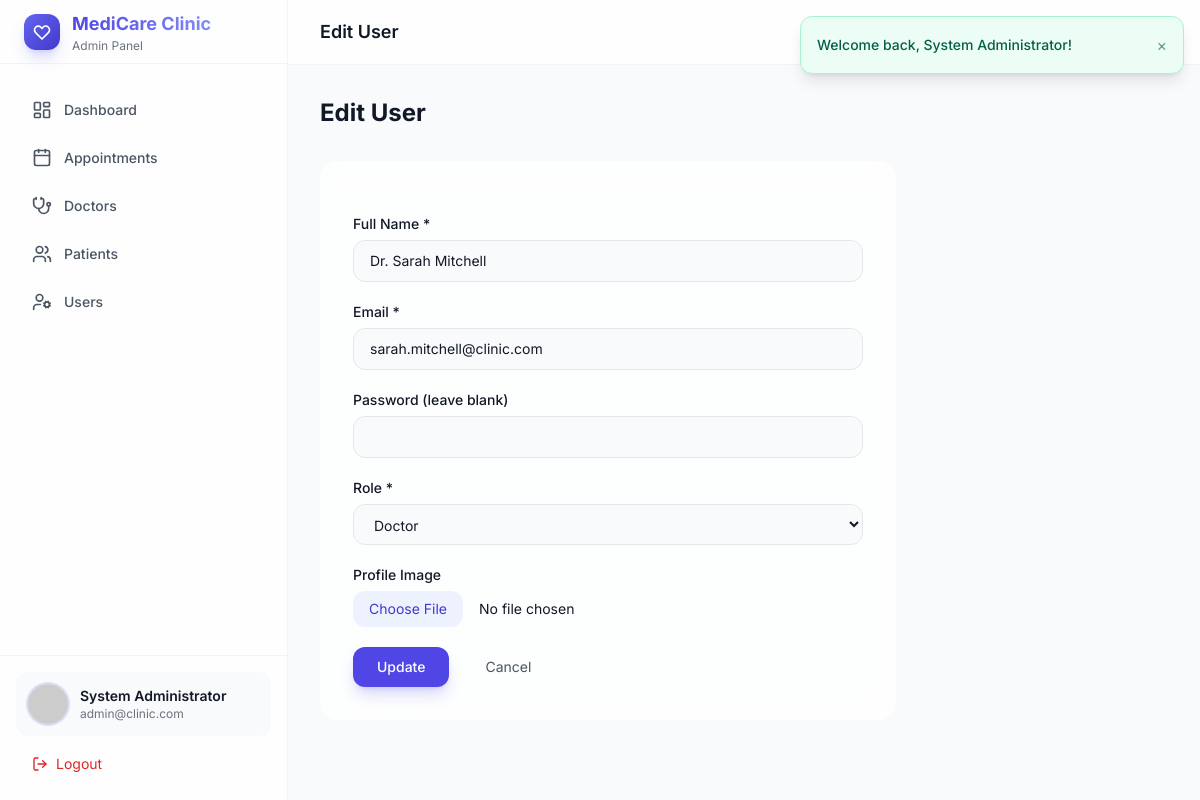
Page /admin/users/edit.php?id=2 (signed in) on the committed database.
### tables this page shows
CREATE TABLE IF NOT EXISTS users (
    id INT UNSIGNED AUTO_INCREMENT PRIMARY KEY,
    full_name VARCHAR(150) NOT NULL,
    email VARCHAR(150) NOT NULL UNIQUE,
    password VARCHAR(255) NOT NULL,
    role ENUM('admin', 'doctor', 'patient') NOT NULL DEFAULT 'patient',
    profile_image VARCHAR(255) DEFAULT NULL,
    created_at TIMESTAMP DEFAULT CURRENT_TIMESTAMP,
    INDEX idx_users_role (role),
    INDEX idx_users_email (email)
);

### admin/users/edit.php (called while the page is built, shortened)
<?php
require_once APP_ROOT . '/includes/components.php';
$id = (int)($_GET['id'] ?? 0);
$userModel = new UserModel();
$user = $userModel->findById($id);
ob_start(); $isEdit = true; include __DIR__ . '/_form.php';
$content = ob_get_clean(); include APP_ROOT . '/layouts/dashboard.php';

### config/database.php (called while the page is built, shortened)
<?php
class Database
{
    private static ?PDO $instance = null;
    public static function getConnection(): PDO
    {
        if (self::$instance === null) {
            $host = 'localhost';
            $dbname = 'clinic_management';
            $username = 'root';
            $password = '';
            $charset = 'utf8mb4';
            $dsn = "mysql:host={$host};dbname={$dbname};charset={$charset}";
            $options = [
                PDO::ATTR_ERRMODE            => PDO::ERRMODE_EXCEPTION,
                PDO::ATTR_DEFAULT_FETCH_MODE => PDO::FETCH_ASSOC,
                PDO::ATTR_EMULATE_PREPARES   => false,
            ];
            try {
                self::$instance = new PDO($dsn, $username, $password, $options);
            } catch (PDOException $e) {
                die('Database connection failed: ' . $e->getMessage());
            }
        }
        return self::$instance;
    }
}

### modules/users/UserModel.php (called while the page is built, shortened)
<?php
class UserModel
{
    private PDO $db;
    public function __construct()
    {
        $this->db = Database::getConnection();
    }
    public function findById(int $id): ?array
    {
        $stmt = $this->db->prepare('SELECT * FROM users WHERE id = ?');
        $stmt->execute([$id]);
        return $stmt->fetch() ?: null;
    }
}

### helpers/functions.php (called while the page is built, shortened)
<?php
function e(?string $value): string
{
    return htmlspecialchars($value ?? '', ENT_QUOTES, 'UTF-8');
}
function base_url(string $path = ''): string
{
    $base = rtrim(APP_URL, '/');
    $path = ltrim($path, '/');
    if ($path === '') {
        return $base . '/';
    }
    return $base . '/' . $path;
}

### admin/users/_form.php (the view, shortened to what this page needs)
<?php
$isEdit = isset($user);
$formAction = $isEdit ? base_url('admin/users/edit.php?id=' . $user['id']) : base_url('admin/users/create.php');
?>
<div class="glass-card rounded-2xl p-8 max-w-xl">
    <form method="POST" action="<?= $formAction ?>" enctype="multipart/form-data" onsubmit="return validateForm(this)" class="space-y-5">
        <div><label class="block text-sm font-medium mb-1.5">Full Name *</label>
            <input type="text" name="full_name" required value="<?= $isEdit ? e($user['full_name']) : '' ?>" class="w-full px-4 py-2.5 text-sm bg-gray-50 dark:bg-slate-700/50 border border-gray-200 dark:border-slate-600 rounded-xl focus:ring-2 focus:ring-primary-500 outline-none"></div>
        <div><label class="block text-sm font-medium mb-1.5">Email *</label>
            <input type="email" name="email" required value="<?= $isEdit ? e($user['email']) : '' ?>" class="w-full px-4 py-2.5 text-sm bg-gray-50 dark:bg-slate-700/50 border border-gray-200 dark:border-slate-600 rounded-xl focus:ring-2 focus:ring-primary-500 outline-none"></div>
        <div><label class="block text-sm font-medium mb-1.5">Password <?= $isEdit ? '(leave blank)' : '*' ?></label>
            <input type="password" name="password" <?= $isEdit ? '' : 'required minlength="6"' ?> class="w-full px-4 py-2.5 text-sm bg-gray-50 dark:bg-slate-700/50 border border-gray-200 dark:border-slate-600 rounded-xl focus:ring-2 focus:ring-primary-500 outline-none"></div>
        <div><label class="block text-sm font-medium mb-1.5">Role *</label>
            <select name="role" required class="w-full px-4 py-2.5 text-sm bg-gray-50 dark:bg-slate-700/50 border border-gray-200 dark:border-slate-600 rounded-xl focus:ring-2 focus:ring-primary-500 outline-none">
                <?php foreach (['admin','doctor','patient'] as $r): ?>
                <option value="<?= $r ?>" <?= ($isEdit && $user['role'] === $r) ? 'selected' : '' ?>><?= ucfirst($r) ?></option>
                <?php endforeach; ?>
            </select></div>
        <div><label class="block text-sm font-medium mb-1.5">Profile Image</label>
            <input type="file" name="profile_image" accept="image/*" class="w-full text-sm file:mr-4 file:py-2 file:px-4 file:rounded-xl file:border-0 file:bg-primary-50 file:text-primary-700"></div>
        <div class="flex gap-3">
            <button type="submit" class="px-6 py-2.5 bg-primary-600 text-white text-sm font-medium rounded-xl shadow-lg shadow-primary-500/25"><?= $isEdit ? 'Update' : 'Create' ?></button>
            <a href="<?= base_url('admin/users/index.php') ?>" class="px-6 py-2.5 text-sm text-gray-600 hover:bg-gray-100 rounded-xl">Cancel</a>
        </div>
    </form>
</div>

### assets/css/style.css (style rules this page uses)
html { scroll-behavior: smooth; }
.glass-card { background: rgba(255, 255, 255, 0.7); backdrop-filter: blur(12px); border: 1px solid rgba(255, 255, 255, 0.2); }

### rows in the picture
users: full_name "Dr. Sarah Mitchell", email "sarah.mitchell@clinic.com", role "Doctor"

### other values in the picture
$role "Admin"
$item['label'] "Dashboard"
$item['label'] "Appointments"
$item['label'] "Doctors"
$item['label'] "Patients"
$item['label'] "Users"
$user['full_name'] "System Administrator"
$user['email'] "admin@clinic.com"
$pageTitle "Edit User"
$title "Edit User"
